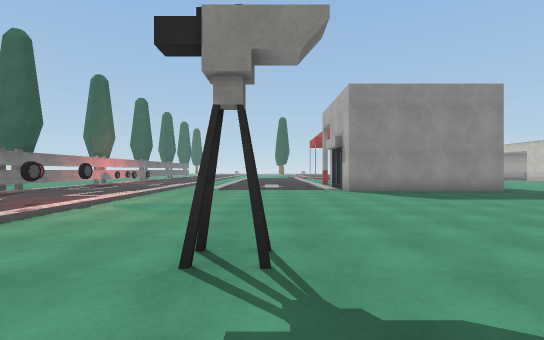
[1] (above)

20 first-person views from a walk through a 3-D level made in the Unity game engine. The camera is 1.4 m above the floor, looks level and sees 85° across. The floor is counted in squares, 2 m on a side. Each view is taken from the middle of a square. On the plan, view 1 faces up. The plan holds only what a view shows up to about 10 squares ahead; the rest is blank. The place goes on beyond the plan. Some animated figures are left out. Some surface patterns are stand-ins.

[2]
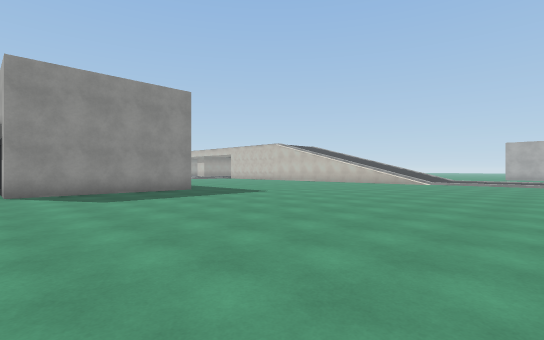

[3]
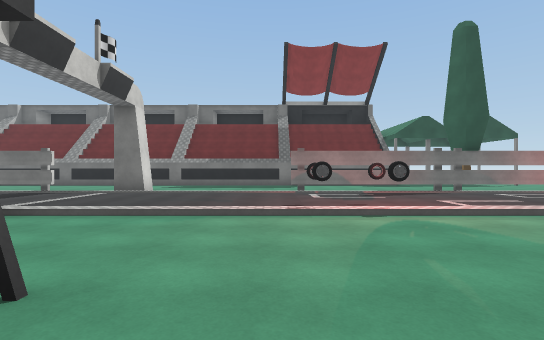

[4]
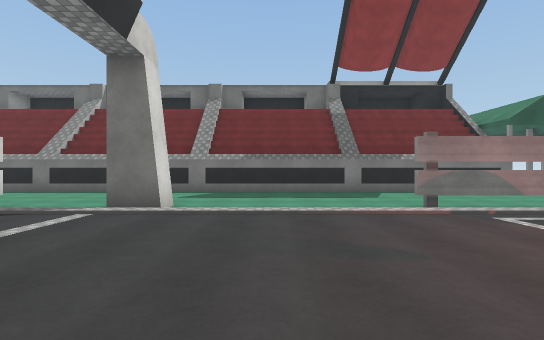

[5]
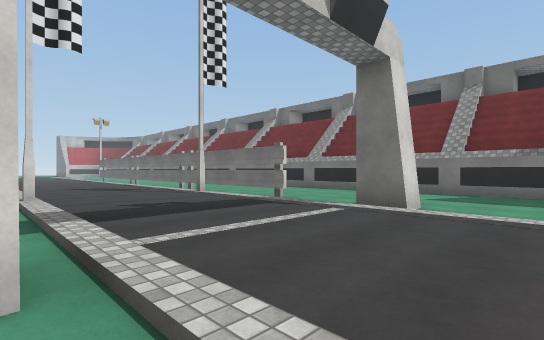

[6]
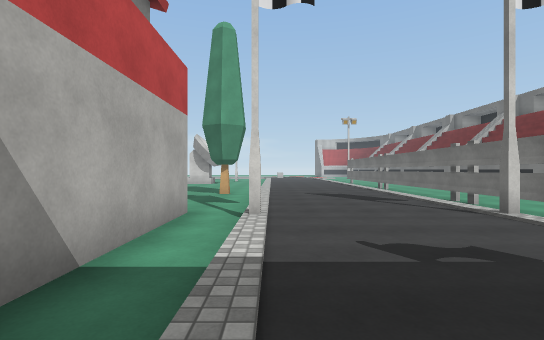

[7]
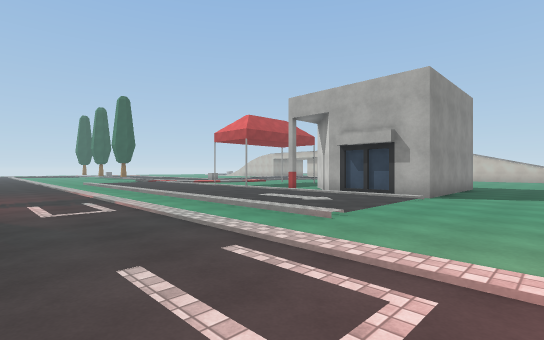

[8]
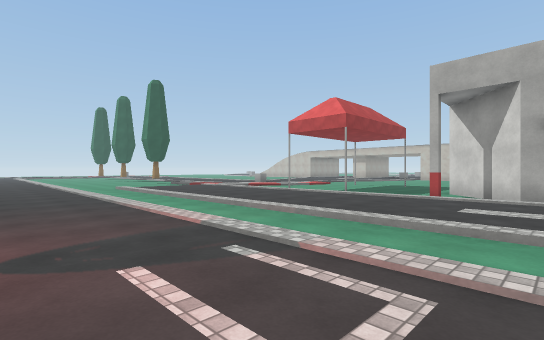

[9]
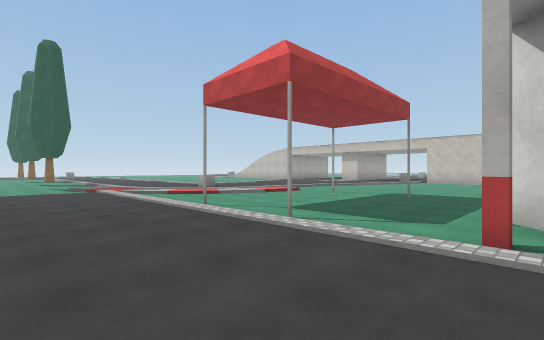

[10]
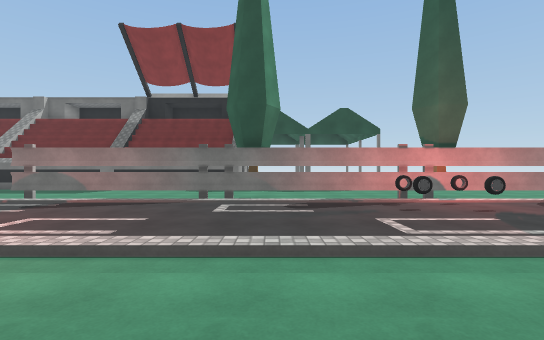

[11]
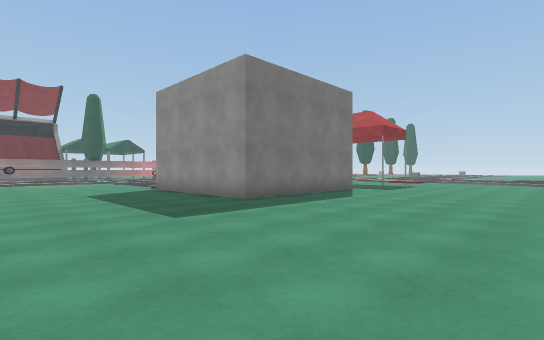

[12]
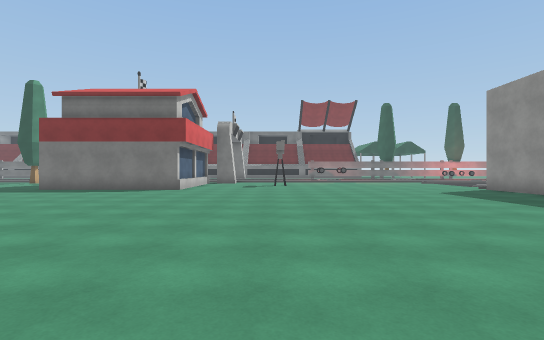

[13]
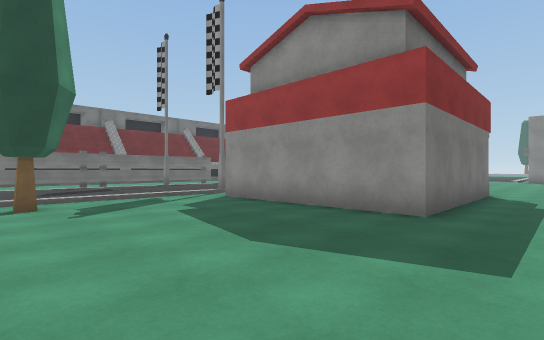

[14]
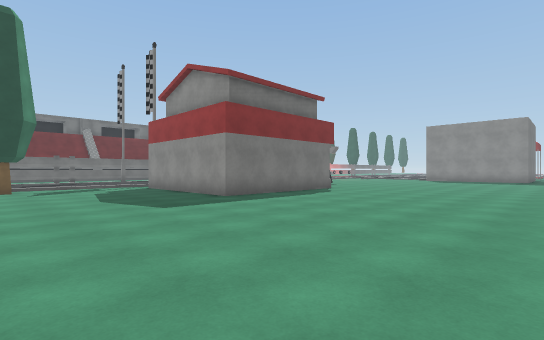

[15]
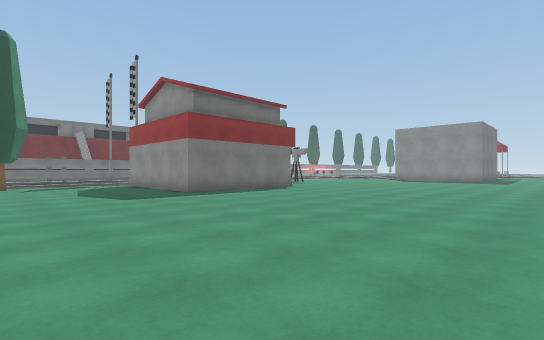

[16]
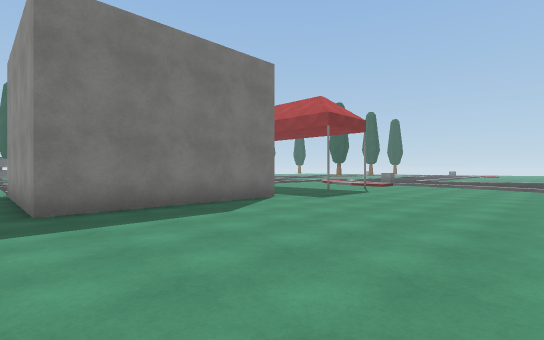

[17]
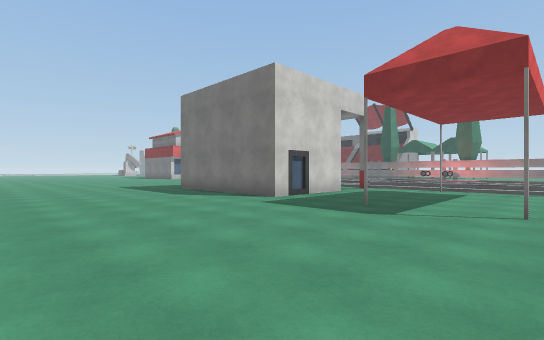

[18]
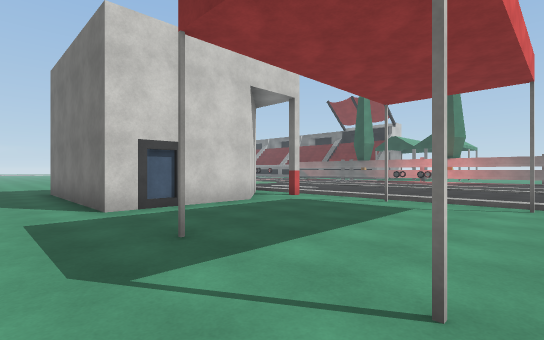

[19]
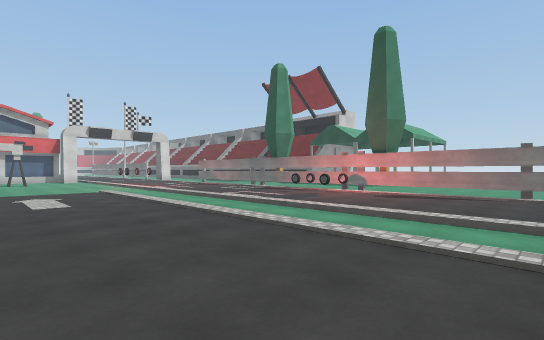

[20]
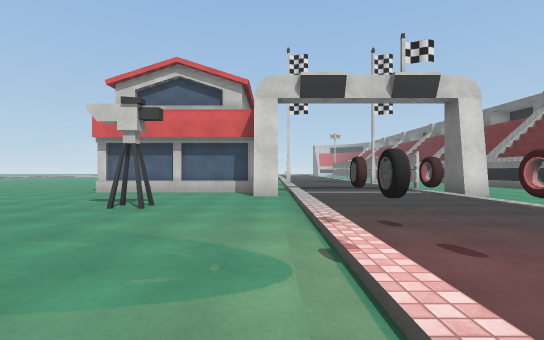

### Floor plan
Key: @ floor where view 1 was taken; # wall or solid block; x gap in a wall; . floor; / step, stairs or slope; = window, fence, low wall or low ledge; T tree; H thing the floor can be seen under or through; G garage; O other object.
Columns run from 13 left of view 1 to 13 right of it. Each row starts with its distance up from view 1.
 20      #...../...//..........
 19   ...#...../.../...........
 18   ...=...../.../...........
 17   ...=...../.../#...#......
 16   ...=...../.../...........
 15   ..THHH.../.../...........
 14   ...HHH.../.../#####......
 13   ...=...../.../#   #......
 12   ...=...../.../#   #......
 11   ...=...../.../#  ##......
 10   ..TH...../.../####G......
  9 # ...H.....................
  8 # ...=.....................
  7 # ...=.....................
  6 #....=..##.................
  5 #....#..##.................
  4 #.........................
  3 #..........................
  2 #............O.............
  1 #..........................
  0 #....#....#..@...........
 -1 #.........x.............
 -2 # ........ #####.........
 -3 #....#.....#   #.........
 -4 #....=.....#   #.........
 -5 #....=.....#   #.........
 -6 #.  .=...#.#####.........
 -7 #  ..=...................
 -8    ..#...................
 -9    ..=...................
-10 #  ..=.....T.............
-11 #  ..=...................

Where each view was taken, in squares from view 1:
view 1: 0 up, 0 right, facing up
view 2: 0 up, 2 right, facing up-right
view 3: 4 up, 1 right, facing left
view 4: 2 up, 3 left, facing left
view 5: 2 up, 3 left, facing down-left
view 6: 1 down, 4 left, facing down
view 7: 7 up, 6 left, facing up-right
view 8: 12 up, 6 left, facing up-right
view 9: 14 up, 1 left, facing up-right
view 10: 11 up, 1 left, facing left
view 11: 5 up, 13 right, facing up-left
view 12: 2 up, 13 right, facing left
view 13: 11 down, 4 right, facing up-left
view 14: 11 down, 9 right, facing up-left
view 15: 11 down, 11 right, facing up-left
view 16: 9 up, 13 right, facing up-left
view 17: 20 up, 13 right, facing down-left
view 18: 20 up, 9 right, facing down-left
view 19: 20 up, 1 right, facing down-left
view 20: 8 up, 3 left, facing down
